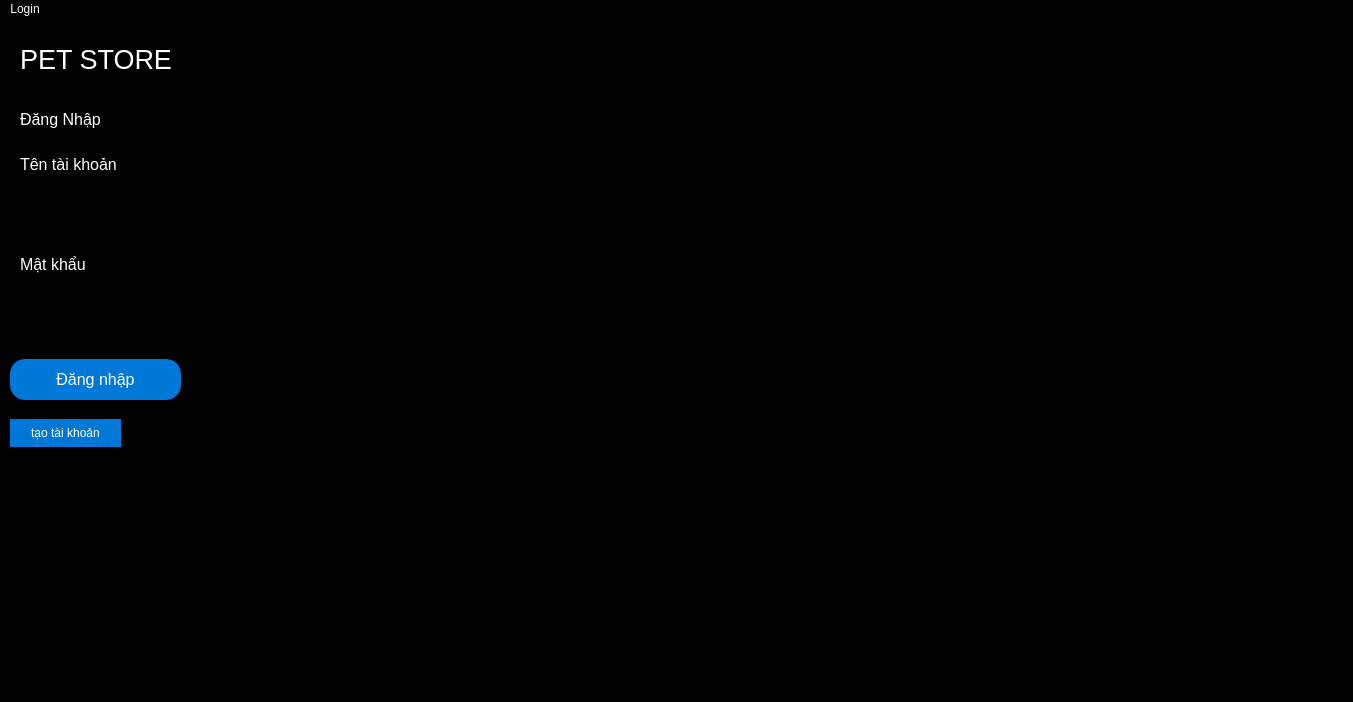
<?xml version="1.0" encoding="UTF-8"?>
<ui version="4.0">
 <class>Login</class>
 <widget class="QMainWindow" name="Login">
  <property name="windowModality">
   <enum>Qt::WindowModal</enum>
  </property>
  <property name="geometry">
   <rect>
    <x>0</x>
    <y>0</y>
    <width>1353</width>
    <height>702</height>
   </rect>
  </property>
  <property name="windowTitle">
   <string>MainWindow</string>
  </property>
  <property name="styleSheet">
   <string notr="true">QWidget {
    background-color: #000000;   /* Màu đen */
    color: white;                /* Màu chữ trắng cho dễ nhìn */
}
</string>
  </property>
  <widget class="QWidget" name="centralwidget">
   <widget class="QLabel" name="label">
    <property name="geometry">
     <rect>
      <x>20</x>
      <y>20</y>
      <width>181</width>
      <height>41</height>
     </rect>
    </property>
    <property name="font">
     <font>
      <pointsize>20</pointsize>
     </font>
    </property>
    <property name="text">
     <string>PET STORE</string>
    </property>
   </widget>
   <widget class="QLabel" name="label_2">
    <property name="geometry">
     <rect>
      <x>20</x>
      <y>80</y>
      <width>111</width>
      <height>41</height>
     </rect>
    </property>
    <property name="font">
     <font>
      <pointsize>12</pointsize>
     </font>
    </property>
    <property name="text">
     <string>Đăng Nhập</string>
    </property>
   </widget>
   <widget class="QLabel" name="label_3">
    <property name="geometry">
     <rect>
      <x>20</x>
      <y>130</y>
      <width>141</width>
      <height>31</height>
     </rect>
    </property>
    <property name="font">
     <font>
      <pointsize>12</pointsize>
     </font>
    </property>
    <property name="text">
     <string>Tên tài khoản</string>
    </property>
   </widget>
   <widget class="QLineEdit" name="lineEdit">
    <property name="geometry">
     <rect>
      <x>20</x>
      <y>170</y>
      <width>171</width>
      <height>31</height>
     </rect>
    </property>
   </widget>
   <widget class="QLabel" name="label_4">
    <property name="geometry">
     <rect>
      <x>20</x>
      <y>230</y>
      <width>121</width>
      <height>31</height>
     </rect>
    </property>
    <property name="font">
     <font>
      <pointsize>12</pointsize>
     </font>
    </property>
    <property name="text">
     <string>Mật khẩu</string>
    </property>
   </widget>
   <widget class="QLineEdit" name="lineEdit_2">
    <property name="geometry">
     <rect>
      <x>20</x>
      <y>281</y>
      <width>171</width>
      <height>31</height>
     </rect>
    </property>
   </widget>
   <widget class="QPushButton" name="pushButton">
    <property name="geometry">
     <rect>
      <x>10</x>
      <y>340</y>
      <width>171</width>
      <height>41</height>
     </rect>
    </property>
    <property name="font">
     <font>
      <pointsize>12</pointsize>
     </font>
    </property>
    <property name="styleSheet">
     <string notr="true">QPushButton {
    background-color: #0078D7;   /* Màu nền */
    color: white;                /* Màu chữ */
    border-radius: 15px;         /* Bo tròn 15px */
    border: none;                /* Bỏ viền */
    padding: 6px 12px;           /* Cách lề trong nút */
}
</string>
    </property>
    <property name="text">
     <string>Đăng nhập</string>
    </property>
   </widget>
   <widget class="QPushButton" name="pushButton_2">
    <property name="geometry">
     <rect>
      <x>10</x>
      <y>400</y>
      <width>111</width>
      <height>28</height>
     </rect>
    </property>
    <property name="font">
     <font>
      <pointsize>9</pointsize>
     </font>
    </property>
    <property name="styleSheet">
     <string notr="true">QPushButton {
    background-color: #0078D7;   /* Màu nền */
    color: white;                /* Màu chữ */
    border-radius: 15px;         /* Bo tròn 15px */
    border: none;                /* Bỏ viền */
    padding: 6px 12px;           /* Cách lề trong nút */
}
</string>
    </property>
    <property name="text">
     <string>tạo tài khoản</string>
    </property>
   </widget>
   <widget class="QLabel" name="label_5">
    <property name="geometry">
     <rect>
      <x>230</x>
      <y>20</y>
      <width>141</width>
      <height>131</height>
     </rect>
    </property>
    <property name="text">
     <string/>
    </property>
    <property name="pixmap">
     <pixmap>../../../Pictures/F-Dyq8Aa8AArnGf.jpg</pixmap>
    </property>
    <property name="scaledContents">
     <bool>true</bool>
    </property>
    <property name="wordWrap">
     <bool>false</bool>
    </property>
   </widget>
  </widget>
  <widget class="QMenuBar" name="menubar">
   <property name="geometry">
    <rect>
     <x>0</x>
     <y>0</y>
     <width>1353</width>
     <height>26</height>
    </rect>
   </property>
   <widget class="QMenu" name="menuLogin">
    <property name="title">
     <string>Login</string>
    </property>
   </widget>
   <addaction name="menuLogin"/>
  </widget>
  <widget class="QStatusBar" name="statusbar"/>
 </widget>
 <resources/>
 <connections/>
</ui>
